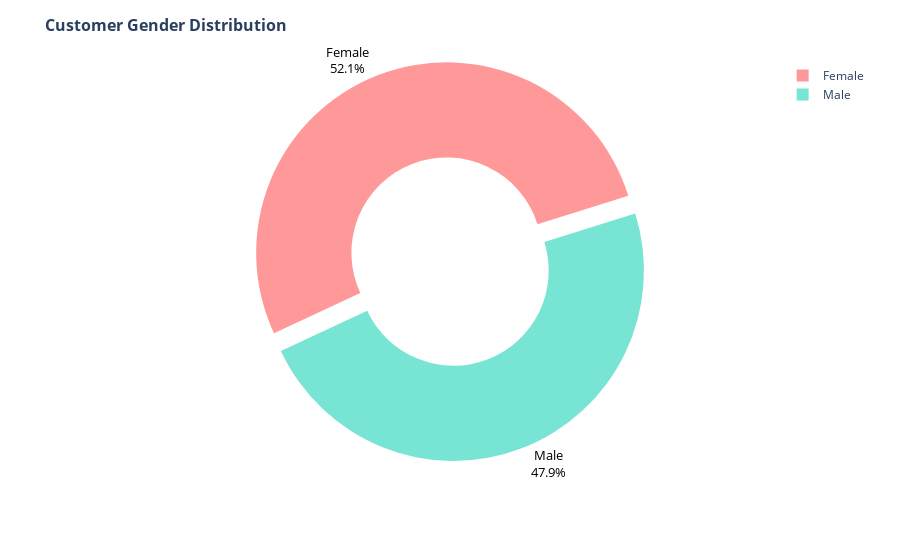

This figure's notebook cell:
### Markdown cell above
So the ration between customers who click the ad and customers who dont click the ad is same. Company can increase the number of customer who click the ad by choosing the right strategy. We will analyze the customers behaviour first, so we can get insight from it.

### Code cell
label = ['Female', 'Male']
gender_chart = px.pie(df, values=df['Gender'].value_counts().values, color=df['Gender'].value_counts().index, names=label, color_discrete_sequence=["#FF9999", '#77E4D4'], hole=0.5)
gender_chart.update_traces(textposition="outside", textfont=dict(color="black",size=13), textinfo="label+percent",pull=[0.1,0,0,0,0],rotation = -115)
gender_chart.update_layout(title="<b>Customer Gender Distribution</b>", title_font=dict(size=16))
gender_chart

### Figure 1 — Plotly figure (JSON) as saved in the notebook; plotly's stock layout.template omitted (floating-point values rounded to 4 significant figures)
{"data": [{"customdata": [["Perempuan"], ["Laki-Laki"]], "domain": {"x": [0, 1], "y": [0, 1]}, "hole": 0.5, "hovertemplate": "label=%{label}<br>value=%{value}<br>color=%{customdata[0]}<extra></extra>", "labels": ["Female", "Male"], "legendgroup": "", "marker": {"colors": ["#FF9999", "#77E4D4"]}, "name": "", "pull": [0.1, 0, 0, 0, 0], "rotation": -115, "showlegend": true, "textfont": {"color": "black", "size": 13}, "textinfo": "label+percent", "textposition": "outside", "type": "pie", "values": [521, 479]}], "layout": {"legend": {"tracegroupgap": 0}, "margin": {"t": 60}, "piecolorway": ["#FF9999", "#77E4D4"], "title": {"font": {"size": 16}, "text": "<b>Customer Gender Distribution</b>"}}}
